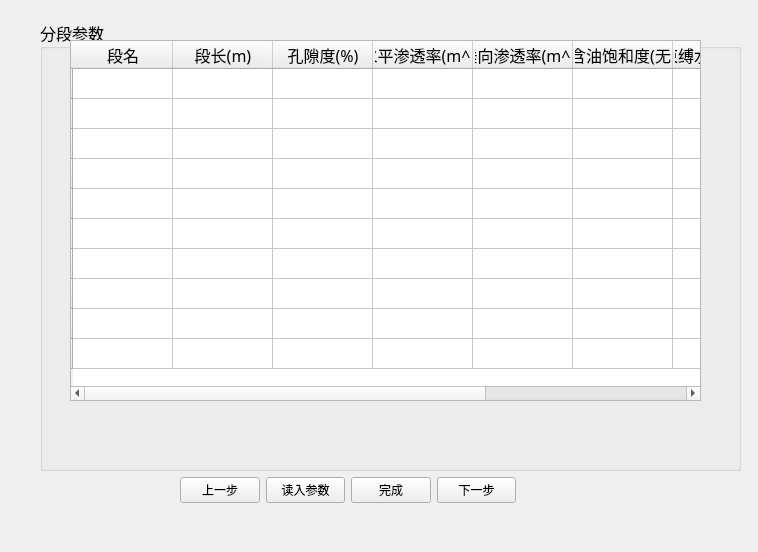
<?xml version="1.0" encoding="UTF-8"?>
<ui version="4.0">
 <class>fragment_Paras</class>
 <widget class="QWidget" name="fragment_Paras">
  <property name="geometry">
   <rect>
    <x>0</x>
    <y>0</y>
    <width>758</width>
    <height>552</height>
   </rect>
  </property>
  <property name="windowTitle">
   <string>分段参数2</string>
  </property>
  <widget class="QGroupBox" name="groupBox_fragment_paras">
   <property name="geometry">
    <rect>
     <x>40</x>
     <y>20</y>
     <width>701</width>
     <height>451</height>
    </rect>
   </property>
   <property name="font">
    <font>
     <family>宋体</family>
     <pointsize>12</pointsize>
    </font>
   </property>
   <property name="title">
    <string>分段参数</string>
   </property>
   <widget class="QTableWidget" name="tableWidget_fragment_Paras">
    <property name="geometry">
     <rect>
      <x>30</x>
      <y>20</y>
      <width>631</width>
      <height>361</height>
     </rect>
    </property>
    <row>
     <property name="text">
      <string/>
     </property>
    </row>
    <row>
     <property name="text">
      <string/>
     </property>
    </row>
    <row>
     <property name="text">
      <string/>
     </property>
    </row>
    <row>
     <property name="text">
      <string/>
     </property>
    </row>
    <row>
     <property name="text">
      <string/>
     </property>
    </row>
    <row>
     <property name="text">
      <string/>
     </property>
    </row>
    <row>
     <property name="text">
      <string/>
     </property>
    </row>
    <row>
     <property name="text">
      <string/>
     </property>
    </row>
    <row>
     <property name="text">
      <string/>
     </property>
    </row>
    <row>
     <property name="text">
      <string/>
     </property>
    </row>
    <column>
     <property name="text">
      <string>段名</string>
     </property>
    </column>
    <column>
     <property name="text">
      <string>段长(m)</string>
     </property>
    </column>
    <column>
     <property name="text">
      <string>孔隙度(%)</string>
     </property>
    </column>
    <column>
     <property name="text">
      <string>水平渗透率(m^2)</string>
     </property>
    </column>
    <column>
     <property name="text">
      <string>垂向渗透率(m^2)</string>
     </property>
    </column>
    <column>
     <property name="text">
      <string>原始含油饱和度(无量纲)</string>
     </property>
    </column>
    <column>
     <property name="text">
      <string>初始束缚水饱和度(无量纲)</string>
     </property>
    </column>
    <column>
     <property name="text">
      <string>束缚水饱和度增量(无量纲)</string>
     </property>
    </column>
    <column>
     <property name="text">
      <string>最大可动油饱和度(无量纲)</string>
     </property>
    </column>
    <item row="0" column="0">
     <property name="text">
      <string/>
     </property>
    </item>
    <item row="0" column="2">
     <property name="text">
      <string/>
     </property>
    </item>
    <item row="0" column="3">
     <property name="text">
      <string/>
     </property>
    </item>
    <item row="0" column="4">
     <property name="text">
      <string/>
     </property>
    </item>
    <item row="0" column="5">
     <property name="text">
      <string/>
     </property>
    </item>
    <item row="0" column="6">
     <property name="text">
      <string/>
     </property>
    </item>
    <item row="0" column="7">
     <property name="text">
      <string/>
     </property>
    </item>
    <item row="0" column="8">
     <property name="text">
      <string/>
     </property>
    </item>
   </widget>
  </widget>
  <widget class="QWidget" name="widget" native="true">
   <property name="geometry">
    <rect>
     <x>180</x>
     <y>470</y>
     <width>336</width>
     <height>41</height>
    </rect>
   </property>
   <layout class="QHBoxLayout" name="horizontalLayout">
    <item>
     <widget class="QPushButton" name="pushButton_fragment_LastStep">
      <property name="text">
       <string>上一步</string>
      </property>
     </widget>
    </item>
    <item>
     <widget class="QPushButton" name="pushButton_fragment_para_load">
      <property name="text">
       <string>读入参数</string>
      </property>
     </widget>
    </item>
    <item>
     <widget class="QPushButton" name="pushButton_fragment_para_finish">
      <property name="text">
       <string>完成</string>
      </property>
     </widget>
    </item>
    <item>
     <widget class="QPushButton" name="pushButton_fragment_para_next">
      <property name="text">
       <string>下一步</string>
      </property>
     </widget>
    </item>
   </layout>
  </widget>
 </widget>
 <resources/>
 <connections/>
</ui>
